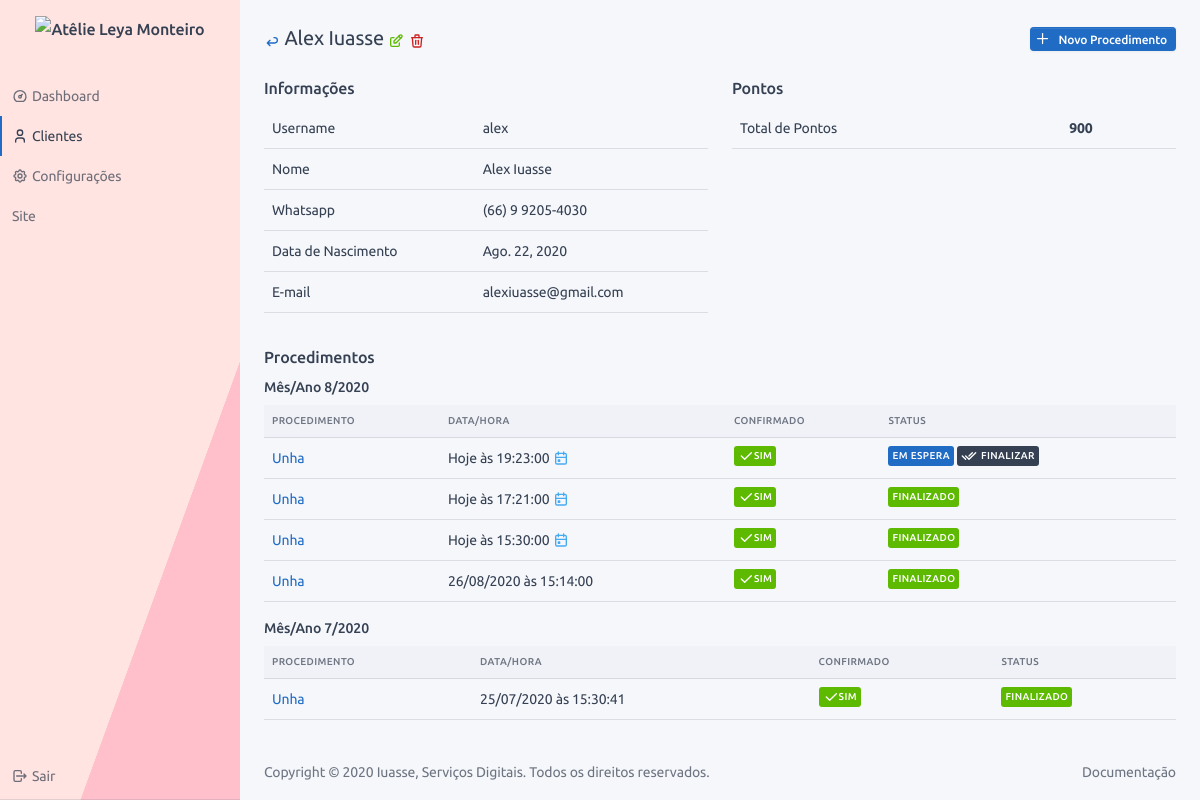
/user/2/profile/ (signed in), run on an earlier commit of the app's database.
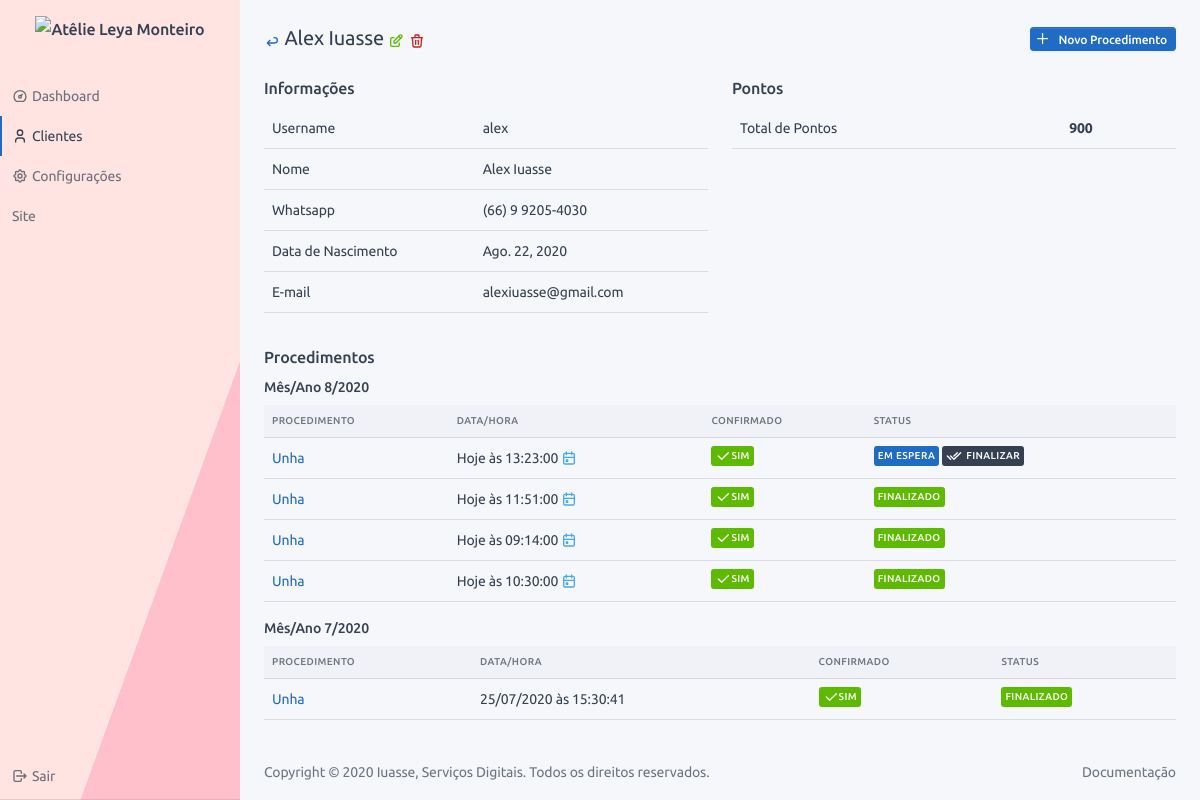
And on a later commit of the database.
### users/models.py (models this page shows, shortened)
class CustomUser(AbstractUser):
    birth_day = models.DateField('data de nascimento', blank=True, null=True)
    whatsapp = models.CharField('whatsapp', max_length=16)
    total_of_points = models.FloatField(default=0, verbose_name='Total de pontos')
    def get_full_name(self):
        return "{} {}".format(self.first_name, self.last_name)
    @property
    def get_new_service_url(self):
        return reverse('service:orderofservice:create', kwargs={'cpk': self.pk})
    @property
    def get_delete_url(self):
        return reverse('users:customuser:delete', kwargs={'pk': self.pk})
    @property
    def get_edit_url(self):
        return reverse('users:customuser:edit', kwargs={'pk': self.pk})
    @property
    def get_back_url(self):
        return reverse('users:customuser:view')
    def is_birthday(self):
        today = datetime.today()
        return self.birth_day.day == today.day and self.birth_day.month == today.month
    def get_dict_data(self):
        return {
            'Username': self.username,
            'Nome': "{} {}".format(self.first_name, self.last_name),
            'Whatsapp': self.whatsapp,
            'Data de Nascimento': self.birth_day,
            'E-mail': self.email,
        }
    def get_dict_data_points(self):
        return {
            'Total de Pontos': self.total_of_points,
        }
    def get_service_sorted_by_entry_date(self):
        retDict = {}
        for s in self.orderofservice_set.all().order_by('-date', '-id'):
            m_y = "{}/{}".format(s.date.month, s.date.year)
            if m_y in retDict:
                retDict[m_y]['services'].append(s)
            else:
                retDict[m_y] = {}
                retDict[m_y]['services'] = []
                retDict[m_y]['services'].append(s)
        return retDict

### service/models.py (models this page shows, shortened)
class OrderOfService(BaseModel):
    type_of_service = models.ForeignKey("config.TypeOfService", verbose_name="Procedimento", on_delete=models.SET_NULL,
                                        null=True)
    status = models.ForeignKey("config.StatusService", verbose_name="Status", on_delete=models.PROTECT)
    finished = models.BooleanField("finalizado", default=False)
    counted = models.BooleanField("contabilizado", default=False, help_text="Procedimento já foi contabilizado?")
    confirmed = models.BooleanField("confirmado", default=False, help_text="Procedimento foi confirmado?")
    date = models.DateField("Data", default=timezone.localtime(timezone.now()))
    time = models.TimeField("Hora", default=timezone.localtime(timezone.now()))
    observation = models.TextField("observação", blank=True)
    customer = models.ForeignKey("users.CustomUser", verbose_name="Cliente", on_delete=models.CASCADE, blank=True,
                                 null=True)
    def get_absolute_url(self):
        return reverse(self.get_reverse_profile, kwargs={'cpk': self.customer.pk, 'pk': self.pk})
    def get_customer_finished_url(self):
        return reverse('service:orderofservice:finished', kwargs={'pk': self.pk, 'flag': 1})
    def get_confirmed_html(self):
        return settings.ICON_CONFIRMED if self.confirmed else settings.ICON_NOT_CONFIRMED
    def get_date_html(self):
        return "Hoje às {} <span class='text-info'>{}</span>".format(self.time,
                                                                     ICON_CALENDAR) if self.date == date.today() \
            else "{} às {}".format(self.date.strftime("%d/%m/%Y"), self.time)
    def get_is_success(self):
        return self.status.pk == settings.STATUS_SERVICE_FINISHED

### config/models.py (models this page shows, shortened)
class BaseConfigModel(BaseModel):
    name = models.CharField("nome", max_length=128)
    def __str__(self):
        return self.name
    class Meta:
        abstract = True

class TypeOfService(BaseConfigModel):
    time = models.FloatField("tempo", default=30, help_text="Coloque o tempo em minutos, ex.: 1hr = 60min")
    value = models.DecimalField("Valor", max_digits=11, decimal_places=2, default=0,
                                help_text="Valor do procedimento, ele será usado para auto preenchimento de alguns "
                                          "campos!")
    rewarded_points = models.FloatField("pontos ganhos", default=0)

class StatusService(BaseConfigModel):
    contextual = models.CharField("cor", choices=ContextualEnum.choices(), blank=True, max_length=20)

### users/views.py (the view)
# urls.py: path('<int:pk>/profile/', CustomUserProfile.as_view(), name='profile'),
class CustomUserProfile(LoginRequiredMixin, View):
    template = 'user/profile.html'
    title = TITLE_VIEW_USER
    subtitle = SUBTITLE_USER
    def get(self, request, pk):
        return render(request, self.template, {'obj': CustomUser.objects.get(pk=pk)})

### base/models.py (called while the page is built)
    @property
    def get_reverse_profile(self):
        return '{}:{}:profile'.format(self._meta.app_label, self._meta.model_name)

### frontend/templates/user/profile.html (shortened to what this page needs)
{% extends '../base/profile.html' %}
{% load l10n %}
{% block page_header_actions %}
<a class="btn btn-sm btn-primary ml-3 d-none d-sm-inline-block" data-toggle="tooltip"
   href="{{obj.get_new_service_url}}"
   title="{{TOOLTIP_NEW_SERVICE}}">
    {{ICON_ADD|safe}}
    Novo Procedimento
</a>
{% endblock %}
{% block profile_content %}
<div class="row">
    <div class="col-lg-6 col-md-auto">
        <h3>Informações</h3>
        <div class="table-responsive mb-3">
            <table class="table table-hover">
                {% for k, v in obj.get_dict_data.items %}
                <tr>
                    <td>{{k}}</td>
                    <td>{{v}}</td>
                </tr>
                {% endfor %}
            </table>
        </div>
    </div>
    <div class="col-lg-6 col-md-auto">
        <h3>Pontos</h3>
        <div class="table-responsive mb-3">
            <table class="table table-hover">
                {% for k, v in obj.get_dict_data_points.items %}
                <tr>
                    <td>{{k}}</td>
                    <td>
                        <span class="font-weight-bold" data-countup>
                        </span>
                    </td>
                </tr>
                {% endfor %}
            </table>
        </div>
    </div>
</div>
<div class="row">
    <h3>Procedimentos</h3>
    {% for k,v in obj.get_service_sorted_by_entry_date.items %}
    <div class="col-lg-12 col-md-auto">
        <h4>Mês/Ano {{k}}</h4>
        <div class="table-responsive">
            <table class="table table-hover">
                <thead>
                <tr>
                    <th>Procedimento</th>
                    <th>Data/Hora</th>
                    <th>Confirmado</th>
                    <th>Status</th>
                </tr>
                </thead>
                <tbody>
                {% for kk,vv in v.items %}
                {% for s in vv %}
                <tr>
                    <td>
                        <a href="{{s.get_absolute_url}}">
                            {{s.type_of_service}}
                        </a>
                    </td>
                    <td>{{s.get_date_html|safe}}</td>
                    <td>
                        {{s.get_confirmed_html|safe}}
                    </td>
                    <td>
                        <span class="badge bg-{{s.status.contextual}}">{{s.status}}</span>
                        {% if not s.get_is_success %}
                        <a class="badge bg-dark" data-toggle="tooltip"
                           href="{{s.get_customer_finished_url}}" title="{{TOOLTIP_SERVICE_FINISH}}">
                            {{ICON_DOUBLE_CHECK|safe}} <span class="ml-1">Finalizar</span>
                        </a>
                        {% endif %}
                    </td>
                </tr>
                {% endfor %}
                {% endfor %}
                </tbody>
            </table>
        </div>
    </div>
    {% endfor %}
</div>
{% endblock %}

### frontend/templates/base/profile.html
{% extends 'base.html' %}
{% block content %}
<div class="container-fluid">
    <div class="page-header">
        <div class="row align-items-center">
            <div class="col-auto">
                <h2 class="page-title">
                    <a data-toggle="tooltip" href="{{obj.get_back_url}}" title="Voltar">
                        <span class="text-primary">{{ICON_ARROW_BACK|safe}}</span>
                    </a>
                    {{obj.get_full_name}}
                    <a data-toggle="tooltip" href="{{obj.get_edit_url}}" title="Editar">
                        <span class="text-success">{{ICON_EDIT|safe}}</span>
                    </a>
                    <a data-toggle="tooltip" href="{{obj.get_delete_url}}" title="Deletar">
                        <span class="text-danger">{{ICON_DELETE|safe}}</span>
                    </a>
                </h2>
            </div>
            <div class="col-auto ml-auto d-print-none">
                {% block page_header_actions %}{% endblock %}
            </div>
        </div>
    </div>
    {% block profile_content %}{% endblock %}
</div>
{% endblock %}

### frontend/templates/base.html (shortened to what this page needs)
<!DOCTYPE html>
<html lang="en">
<head>
    {% load static %}
    <link href="{% static 'dist/css/tabler.min.css' %}" rel="stylesheet"/>
    <link href="{% static 'custom/css/custom-css.css' %}" rel="stylesheet"/>
</head>
{% block body_html %}
<body class="antialiased">
{% block sidebar %}{% include "sidebar.html" %}{% endblock %}
<div class="page">
    <div class="content" id="content">
        {% block content %}{% include "dashboard.html" %}{% endblock %}
        {% block footer %}{% include "footer.html" %}{% endblock %}
    </div>
</div>
</body>
{% endblock %}
</html>

### frontend/templates/sidebar.html (shortened to what this page needs)
{% load static %}
<aside class="navbar navbar-vertical navbar-expand-lg navbar-light bg-login">
    <div class="container">
        <a class="navbar-brand navbar-brand-autodark" href="{% url 'dashboard' %}">
            <img alt="{{NAME_OF_ENTERPRISE}}" class="navbar-brand-image" src="{% static 'logo-bar.svgz' %}">
        </a>
        <div class="collapse navbar-collapse" id="navbar-menu">
            <ul class="navbar-nav pt-lg-3">
                <li class="nav-item {% if request.resolver_match.url_name == 'dashboard' %}active{% endif %}">
                    <a class="nav-link" href="{% url 'dashboard' %}">
                        <span class="nav-link-icon d-md-none d-lg-inline-block">
                          {{ICON_DASHBOARD|safe}}
                        </span>
                        <span class="nav-link-title">Dashboard</span>
                    </a>
                </li>
                <li class="nav-item {% if 'user' in request.path %}active{% endif %}">
                    <a class="nav-link" href="{% url 'users:customuser:view' %}">
                         <span class="nav-link-icon d-md-none d-lg-inline-block">
                          {{ICON_PERSON|safe}}
                        </span>
                        <span class="nav-link-title">Clientes</span>
                    </a>
                </li>
                <li class="nav-item {% if 'config' in request.path %}active{% endif %}">
                    <a class="nav-link" href="{% url 'config:index' %}">
                        <span class="nav-link-icon d-md-none d-lg-inline-block">
                          {{ICON_SETTINGS|safe}}
                        </span>
                        <span class="nav-link-title">Configurações</span>
                    </a>
                </li>
                <li class="nav-item {% if 'config' in request.path %}active{% endif %}">
                    <a class="nav-link" href="{% url 'homepage' %}">
                        <span class="nav-link-title">Site</span>
                    </a>
                </li>
                <li class="nav-item mt-auto">
                    <a class="nav-link" data-target="#modal-logout" data-toggle="modal" href="#">
                        <span class="nav-link-icon d-md-none d-lg-inline-block">
                          {{ICON_LOGOUT|safe}}
                        </span>
                        <span class="nav-link-title">Sair</span>
                    </a>
                </li>
            </ul>
        </div>
    </div>
</aside>

### frontend/templates/footer.html
<footer class="footer footer-transparent">
    <div class="container">
        <div class="row text-center align-items-center flex-row-reverse">
            <div class="col-lg-auto ml-lg-auto">
                <ul class="list-inline list-inline-dots mb-0">
                    <li class="list-inline-item"><a class="link-secondary" href="./docs/index.html">Documentação</a>
                    </li>
                </ul>
            </div>
            <div class="col-12 col-lg-auto mt-3 mt-lg-0">
                Copyright © 2020
                <a class="link-secondary" href="https://iuasse.com.br">Iuasse, Serviços Digitais</a>.
                Todos os direitos reservados.
            </div>
        </div>
    </div>
</footer>

### frontend/static/custom/css/custom-css.css (style rules this page uses)
.bg-login { background: linear-gradient(-70deg, pink 30%, rgba(255,228,225, 1) 30.1%); }

### frontend/templates/base.html (style rules this page uses)
body { display: none; }

What changed in the data, as far as the page shows it:
changed OrderOfService "EM ESPERA": get_date_html "Hoje às 19:23:00" → "Hoje às 13:23:00"
changed OrderOfService: get_date_html "Hoje às 17:21:00" → "Hoje às 11:51:00"
changed OrderOfService: get_date_html "26/08/2020 às 15:14:00" → "Hoje às 09:14:00"; date "2020-08-26" → "2020-08-27" (drawn); moves up the list
changed OrderOfService: get_date_html "Hoje às 15:30:00" → "Hoje às 10:30:00"
